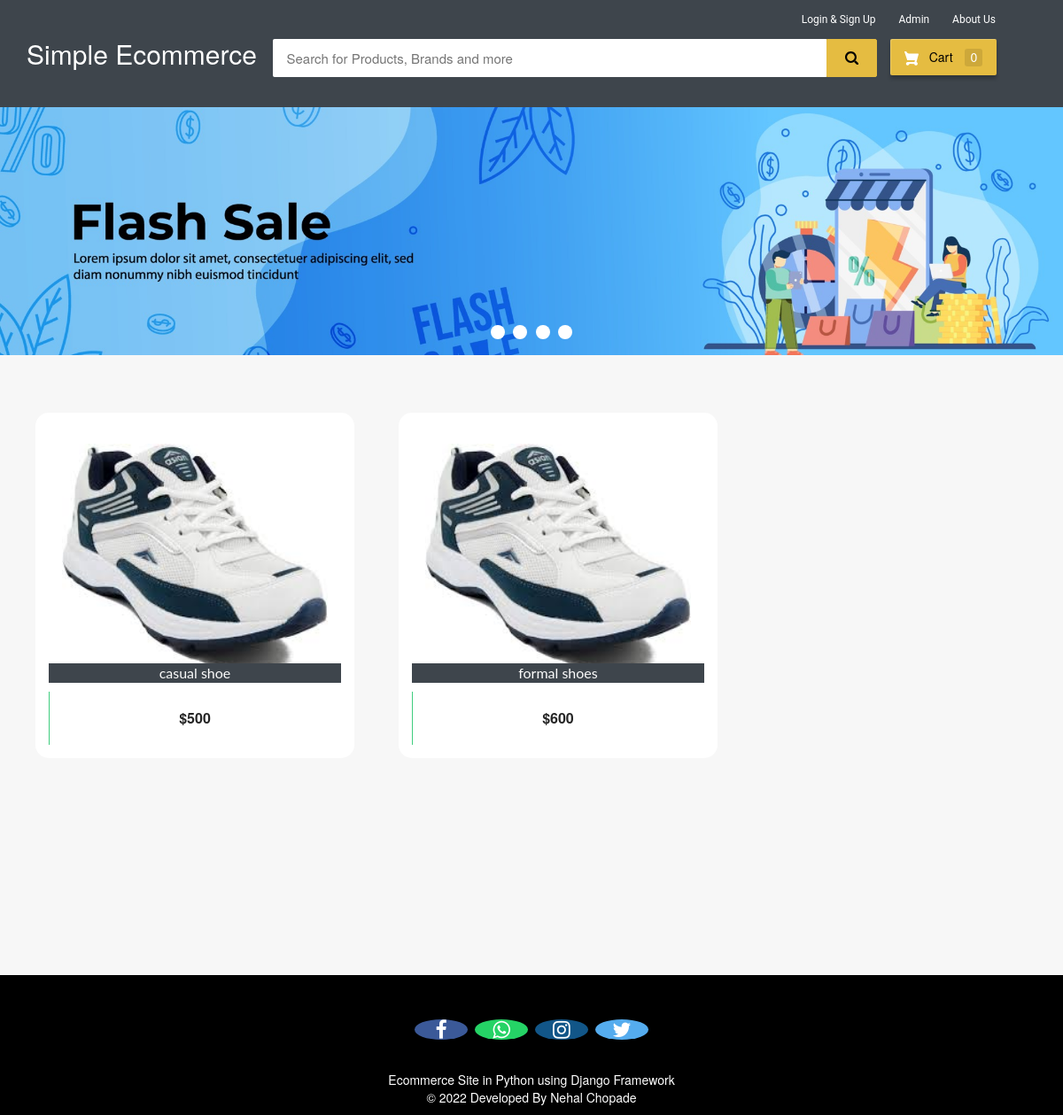
The page / on the database its author committed.
### ecom/models.py (models this page shows, shortened)
class Product(models.Model):
    name=models.CharField(max_length=40)
    product_image= models.ImageField(upload_to='product_image/',null=True,blank=True)
    price = models.PositiveIntegerField()
    description=models.CharField(max_length=40)

### ecom/views.py (the view)
# urls.py: path('',views.home_view,name=''),
def home_view(request):
    products=models.Product.objects.all()
    if 'product_ids' in request.COOKIES:
        product_ids = request.COOKIES['product_ids']
        counter=product_ids.split('|')
        product_count_in_cart=len(set(counter))
    else:
        product_count_in_cart=0
    if request.user.is_authenticated:
        return HttpResponseRedirect('afterlogin')
    return render(request,'ecom/index.html',{'products':products,'product_count_in_cart':product_count_in_cart})

### templates/ecom/index.html (shortened to what this page needs)
{% extends 'ecom/homebase.html' %}
{% load static %}
{% block content %}
<div class="row">
  <div class="col-md-12">
    <div class="slider-container">
      <div class="menu">
        <label for="slide-dot-1"></label>
        <label for="slide-dot-2"></label>
        <label for="slide-dot-3"></label>
        <label for="slide-dot-4"></label>
      </div>
        <div class="slide slide-1"></div>
    </div>
  </div>
</div>
{%if products%}
<br>
  <div class="row">
      {% for p in products %}
      <div class="column">
      <div class="container page-wrapper" style="width: 450px;">
        <div class="page-inner">
          <div class="row">
            <div class="el-wrapper">
              <div class="box-up">
                <img class="img" src="{% static p.product_image.url %}" alt="product pic" height="300px" width="300px">
                <div class="img-info">
                  <div class="info-inner">
                    <span style="background-color:#3e454c; color:fbfbfb;"class="p-company">{{p.name}}</span>
                  </div>
                </div>
              </div>
              <div class="box-down">
                <a class="cart" href="{% url 'add-to-cart' p.id  %}">
                  <span class="price">${{p.price}}</span>
                  <span class="add-to-cart">
                    <span class="txt"><i class="fa fa-shopping-cart"></i> Add To Cart</span>
                  </span>
                </a>
              </div>
            </div>
          </div>
        </div>
      </div>
      </div>
  {% endfor %}
</div>
{%else%}
<h3 style="text-align:center; color:#3E454C;">No Search Found</h3>
{%endif%}
<br><br><br>
<br><br><br><br><br><br><br><br><br><br><br><br>
{% endblock content %}

### templates/ecom/homebase.html (shortened to what this page needs)
<html>
{% load static %}
<head>
<link rel="stylesheet" href="https://maxcdn.bootstrapcdn.com/bootstrap/3.3.0/css/bootstrap.min.css">
<link rel="stylesheet" href="https://maxcdn.bootstrapcdn.com/font-awesome/4.7.0/css/font-awesome.min.css">
</head>
<body>
  {%if request.user.is_authenticated%}
    {% include "ecom/customer_navbar.html" %}
  {%else%}
  <div id="navbar">
    <div class="container">
        <div class="row row1">
            <ul class="largenav pull-right">
              <li class="upper-links dropdown"><a class="links" href="">Login & Sign Up</a>
              </li>
                <li class="upper-links"><a class="links" href="/adminclick">Admin</a></li>
                <li class="upper-links"><a class="links" href="/aboutus">About Us</a></li>
            </ul>
        </div>
        <div class="row row2">
            <div class="col-sm-3">
                <h2 style="margin:0px;"><a style="text-decoration:none; color:white;" href="/"><span class="largenav">Simple Ecommerce </span></a></h2>
            </div>
            <div class="navbar-search smallsearch col-sm-7 col-xs-11">
              <form  action="/search" method="get">
                <div class="row"> <input class="navbar-input col-xs-11" type="search" placeholder="Search for Products, Brands and more" name="query" id="query">
                  <button class="navbar-button col-xs-1" type="submit">
                  </button>
                </div>
              </form>
            </div>
            <div class="cart1 largenav col-sm-2"> <a class="cart-button" href="/cart">  Cart <span class="item-number ">{{ product_count_in_cart }}</span> </a> </div>
        </div>
    </div>
</div>
  {%endif%}
{% block content %}
{% endblock content %}
<br><br><br>
<footer>
  <br>
  <p>
    <a href="#" class="fa fa-facebook"></a>
    <a href="#" class="fa fa-whatsapp"></a>
    <a href="#" class="fa fa-instagram"></a>
    <a href="#" class="fa fa-twitter"></a>
  </p>
  <br>
  <div class="container">
    <div class="row">
      <div class="col-md-12 col-sm-12">
        <div style="color:#ffffff;" class="wow fadeInUp footer-copyright">
          <p>Ecommerce Site in Python using Django Framework<br>
            &copy; 2022 Developed By Nehal Chopade </p>
        </div>
      </div>
    </div>
  </div>
</footer>
</body>
</html>

### templates/ecom/homebase.html (style rules this page uses)
body { background-color: #f7f7f7; }
#navbar { background-color: #3e454c; color: black; }
.row1 { padding-top: 10px; padding-right: 50px }
.row2 { padding-bottom: 20px }
.navbar-input { padding: 11px 16px; border-radius: 2px 0 0 2px; border: 0 none; outline: 0 none; font-size: 15px }
.navbar-button { background-color: #e5bc41; border: 1px solid #e5bc41; border-radius: 0 2px 2px 0; color: #565656; padding: 10px 0; height: 43px; cursor: pointer }
.cart-button { background-color: #E5BC41; box-shadow: 0 4px 4px 0 rgba(0, 0, 0, .23), inset 1px 1px 0 0 hsla(0, 0%, 100%, .2); padding: 10px 0; text-align: center; height: 41px; border-radius: 2px; font-weight: 500; width: 120px; display: inline-block; color: #FFFFFF; text-decoration: none; color: inherit; border: none; outline: none }
.cart-svg { display: inline-block; width: 16px; height: 16px; vertical-align: middle; margin-right: 8px }
.item-number { border-radius: 3px; background-color: rgba(0, 0, 0, .1); height: 20px; padding: 3px 6px; font-weight: 500; display: inline-block; color: #fff; line-height: 12px; margin-left: 10px }
.upper-links { display: inline-block; padding: 0 11px; line-height: 23px; font-family: 'Roboto', sans-serif; letter-spacing: 0; color: inherit; border: none; outline: none; font-size: 12px }
.dropdown { position: relative; display: inline-block; margin-bottom: 0px }
.links { color: #fff; text-decoration: none }
.largenav { display: none }
.smallsearch { margin-left: 15px; margin-top: 15px }
.menu { cursor: pointer }
footer { padding: 0px 0px 0px 0px; background-color: black; margin: 0px; }
.fa { font-size: 23px; width: 60px; text-align: center; text-decoration: none; margin: 5px 2px; border-radius: 50%; }
.fa-facebook { background: #3B5998; color: white; margin-top: 30px; }
.fa-whatsapp { background: #25d366; color: white; }
.fa-twitter { background: #55ACEE; color: white; }
.fa-instagram { background: #125688; color: white; }
p { text-align: center; }
@media screen and (min-width: 768px) { .largenav { display: block } }
@media screen and (min-width: 768px) { .smallsearch { margin: 0px } }

### rows shown on the page
Product: product_image (picture), name "casual shoe", price "500"
Product: product_image (picture), name "formal shoes", price "600"

### other values the page prints
{{ product_count_in_cart }} "0"
